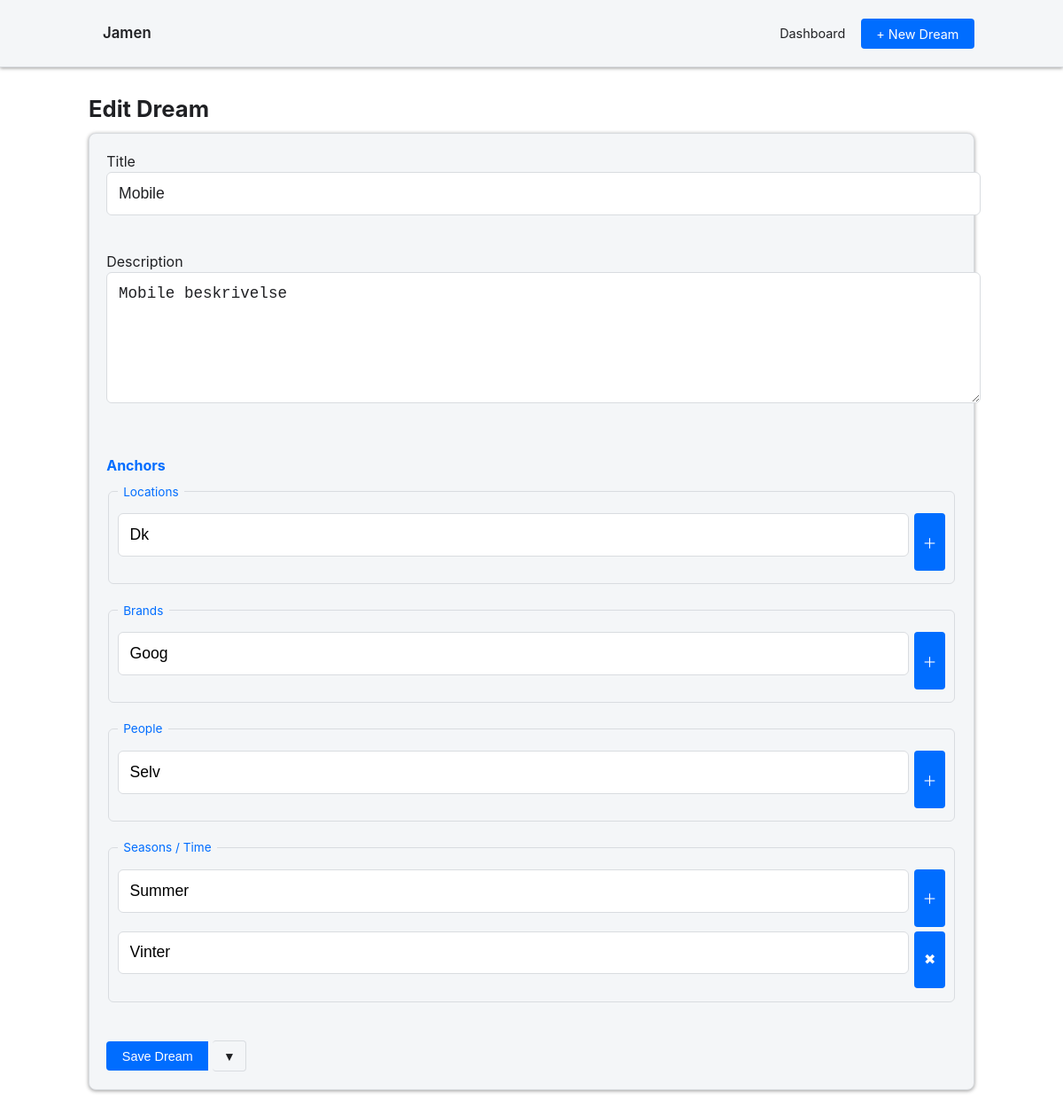
Screenshot of /dreams/XpH51yEu/edit with the database file from the repository.
### tables this page shows
CREATE TABLE `dream_boards` (
  `id` int NOT NULL,
  `slug` char(10) DEFAULT NULL,
  `user_id` int DEFAULT NULL,
  `title` varchar(255) DEFAULT NULL,
  `description` text,
  `created_at` datetime DEFAULT CURRENT_TIMESTAMP,
  `updated_at` datetime DEFAULT CURRENT_TIMESTAMP ON UPDATE CURRENT_TIMESTAMP,
  `archived` tinyint(1) NOT NULL DEFAULT '0',
  `deleted_at` datetime DEFAULT NULL,
  `type` varchar(20) DEFAULT 'dream'
);

### controllers/dream.php (called while the page is built, shortened)
<?php
require_once __DIR__ . '/../app/config.php';
require_once __DIR__ . '/../models/dream.php';
class dream_controller
{
    public static function edit(string $slug): void
    {
        global $db;
        $dream = dream_model::get($db, $slug);
        include __DIR__ . '/../views/dream_form.php';
    }
}

### index.php (called while the page is built, shortened)
<?php
require_once __DIR__.'/app/routes.php';
$uri = parse_url($_SERVER['REQUEST_URI'], PHP_URL_PATH);
route(rtrim($uri,'/'));
?>

### models/dream.php (called while the page is built, shortened)
<?php
class dream_model
{
	public static function getAnchors(PDO $db, int $boardId): array
	{
		$map = [
			'locations' => ['table' => 'dream_locations', 'col' => 'location'],
			'brands'    => ['table' => 'dream_brands',    'col' => 'brand'],
			'people'    => ['table' => 'dream_people',    'col' => 'person'],
			'seasons'   => ['table' => 'dream_seasons',   'col' => 'season'],
		];
		$anchors = [];
		foreach ($map as $type => $info) {
			$sql  = "SELECT {$info['col']} AS val FROM {$info['table']} WHERE dream_id = ?";
			$stmt = $db->prepare($sql);
			$stmt->execute([$boardId]);
			$anchors[$type] = $stmt->fetchAll(PDO::FETCH_COLUMN);
		}
		return $anchors;
	}
	public static function get(PDO $db, string $slug): ?array
	{
		$stmt = $db->prepare("
			SELECT id, slug, title, description, created_at
			FROM dream_boards
			WHERE slug = ?
			  AND deleted_at IS NULL
		");
		$stmt->execute([$slug]);
		$board = $stmt->fetch(PDO::FETCH_ASSOC);
		$board['anchors'] = self::getAnchors($db, (int)$board['id']);
		return $board;
	}
}

### views/dream_form.php (the view, shortened to what this page needs)
<?php
$isEdit = isset($dream);
?>
<h1><?= $isEdit ? 'Edit Dream' : 'Create a Dream' ?></h1>
<form id="dreamForm" class="card">
  <label>Title<br>
    <input name="title" type="text" style="width:100%"
           value="<?= $isEdit ? htmlspecialchars($dream['title']) : '' ?>" required>
  </label><br><br>
  <label>Description<br>
    <textarea name="description" rows="6" style="width:100%"><?= $isEdit ? htmlspecialchars($dream['description']) : '' ?></textarea>
  </label><br><br>
  <h3>Anchors</h3>
<?php
function repeatInputs($name, $list) {
    foreach ($list as $i=>$val) {
        $plus = $i===0 ? '＋' : '✖';
        echo '<div class="repeat"><input name="'.$name.'[]" value="'.htmlspecialchars($val).'"> <button type="button" class="add">'.$plus.'</button></div>';
    }
}
?>
  <fieldset class="anchor-block"><legend>Locations</legend>
    <?php repeatInputs('location', $anchors['locations'] ?? []); ?>
  </fieldset>
  <fieldset class="anchor-block"><legend>Brands</legend>
  </fieldset>
  <fieldset class="anchor-block"><legend>People</legend>
  </fieldset>
  <fieldset class="anchor-block"><legend>Seasons / Time</legend>
  </fieldset>
  <br>
<div class="btn-group">
  <button class="btn primary">Save Dream</button>
  <button type="button" class="btn split" id="moreBtn">▾</button>
</div>
</form>
<?php
if($isEdit){
	include __DIR__ . '/layout.php';
	}

### app/routes.php (shortened to what this page needs)
<?php
function route(string $uri): void
{
    foreach ($routes as $pattern => $target) {
        if (preg_match('@^' . $pattern . '$@', $uri, $matches)) {
            $class = $target[0] . '_controller';
            if (is_callable([$class, $target[1]])) {
                call_user_func_array(
                    [$class, $target[1]],
                    array_slice($matches, 1)
                );
                return;
            }
        }
    }
}
?>

### views/partials/topbar.php
<div class="container">
  <a href="/" style="font-weight:600;font-size:1.05rem">Jamen</a>
  <nav>
    <a href="/dashboard">Dashboard</a>
    <a href="/dreams/new" class="btn" style="margin-left:.8rem">+ New Dream</a>
  </nav>
</div>

### public/css/style.css (style rules this page uses)
:root { --bg-base: #1c1d22; --bg-card: #26272d; --accent: #4dabf7; --accent-hover: #71c5ff; --border: #393a40; --text-main: #e9e9ef; --text-muted: #9a9ba1; --radius: 8px; --space: 1.2rem; --shadow: 0 1px 4px rgba(0,0,0,.4); }
@media (prefers-color-scheme: light) { :root, body.light { --bg-base: #ffffff; --bg-card: #f4f6f8; --accent: #006dff; --accent-hover: #096bff; --border: #d9dce0; --text-main: #202124; --text-muted: #5f6368; } }
body { margin:0; font-family: Inter, Roboto, system-ui,-apple-system,sans-serif; background:var(--bg-base); color:var(--text-main); }
header .container { display:flex;align-items:center;justify-content:space-between;padding:.8rem var(--space); }
header a { color:var(--text-main);margin-left:1rem;text-decoration:none;font-size:.9rem; }
.container { width:min(92%,1000px);margin:auto;padding:var(--space) 0; }
.card { background:var(--bg-card); border:1px solid var(--border); border-radius:var(--radius); padding:var(--space); margin-bottom:var(--space); box-shadow:var(--shadow); }
.btn { background:var(--accent);color:#fff;border:0;border-radius:4px; padding:.55rem 1.1rem;font-size:.9rem;cursor:pointer; transition:background .15s; }
.btn-group .btn.primary { border-radius:4px 0 0 4px; }
.btn-group .btn.split { background:var(--bg-card);color:var(--text-main); border:1px solid var(--border);border-left:0;font-weight:bold; }
.btn-group { position: relative; display: inline-block; }
.btn.split { width: 2.4rem; padding: .55rem 0; }
input[type=text], textarea { width:100%;background:var(--bg-base);color:var(--text-main); border:1px solid var(--border);border-radius:4px;padding:.55rem; }
fieldset { border:1px solid var(--border);border-radius:6px;padding:.6rem;margin-bottom:var(--space); }
legend { padding:0 .4rem;color:var(--accent);font-size:.85rem; }
.repeat { display:flex;gap:.4rem;margin:.3rem 0; }
.repeat input { flex:1; }
.repeat .add { width:2.2rem;background:var(--accent);color:#fff;border:0;border-radius:4px;cursor:pointer; }
h1,h2,h3 { margin:.4rem 0 .8rem; }
h1 { font-size:1.6rem; }
h3 { font-size:1rem;color:var(--accent); }
#dreamForm input, #dreamForm textarea { width: 100%; margin-bottom: 1rem; font-size: 1.1rem; padding: .8rem; border: 1px solid var(--border); border-radius: 6px; }
body { font-size: 1rem; line-height: 1.5; }
.container { padding: 1rem; max-width: 100%; margin: 0 auto; }
h1, h2, h3 { margin-top: 0.75rem; margin-bottom: 0.5rem; }
input, textarea, select, button { font-size: 1rem; border-radius: 4px; }
input, textarea, select { width: 100%; margin-bottom: 1rem; padding: 0.75rem; border: 1px solid var(--border); }
header nav { display: none; }
@media (min-width: 600px) { header nav { display: block; } }

### rows the page displays
dream_boards: title "Mobile", description "Mobile beskrivelse", value "Dk", plus "＋", value "Goog", value "Selv", value "Summer", value "Vinter", plus "✖"
